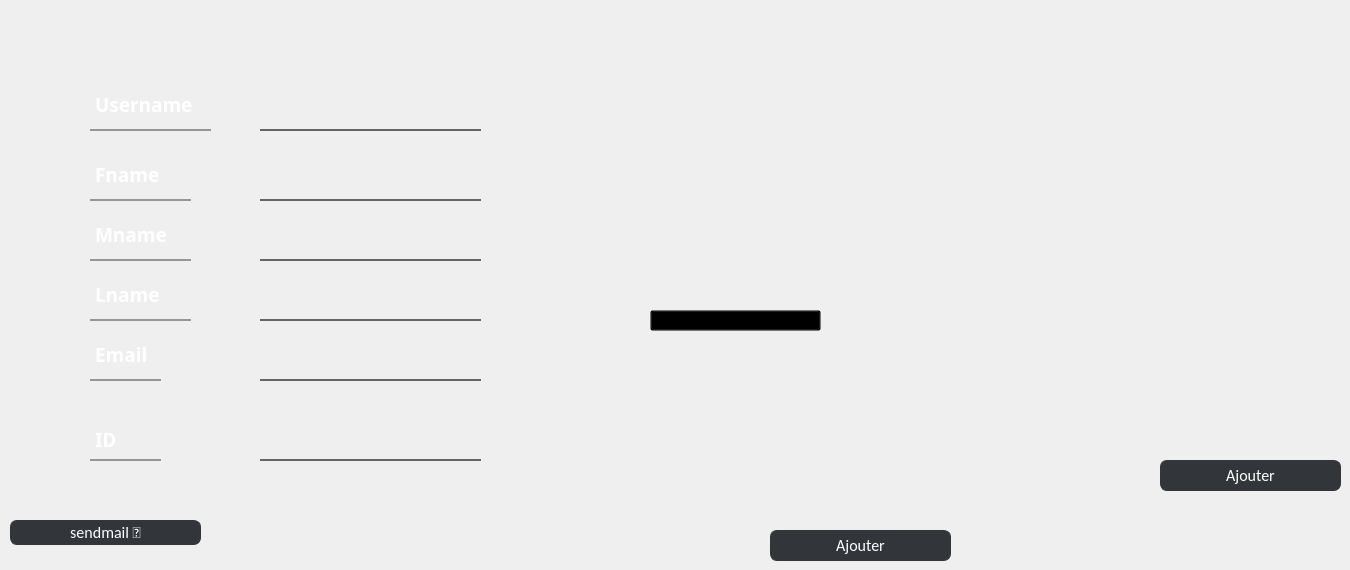
          <widget class="QWidget" name="page_4">
           <widget class="QLabel" name="label_5">
            <property name="geometry">
             <rect>
              <x>90</x>
              <y>80</y>
              <width>121</width>
              <height>51</height>
             </rect>
            </property>
            <property name="font">
             <font>
              <family>Quicksand SemiBold</family>
              <pointsize>14</pointsize>
              <weight>75</weight>
              <bold>true</bold>
             </font>
            </property>
            <property name="styleSheet">
             <string notr="true">border: 0px solid rgb(150, 150,150);; 
border-bottom-width: 2px;
border-radius: px;
background-color: rgba(255, 255, 255, 0);
color: rgb(255, 255, 255);</string>
            </property>
            <property name="text">
             <string>Username</string>
            </property>
           </widget>
           <widget class="QLineEdit" name="lineEdit_username">
            <property name="geometry">
             <rect>
              <x>260</x>
              <y>100</y>
              <width>221</width>
              <height>31</height>
             </rect>
            </property>
            <property name="styleSheet">
             <string notr="true">border: 0px solid rgb(100, 100,100);; 
border-bottom-width: 2px;
border-radius: px;
background-color: rgba(255, 255, 255, 0);
color: rgb(255, 255, 255);</string>
            </property>
            <property name="text">
             <string/>
            </property>
           </widget>
           <widget class="QLabel" name="label_6">
            <property name="geometry">
             <rect>
              <x>90</x>
              <y>150</y>
              <width>101</width>
              <height>51</height>
             </rect>
            </property>
            <property name="font">
             <font>
              <family>Quicksand SemiBold</family>
              <pointsize>14</pointsize>
              <weight>75</weight>
              <bold>true</bold>
             </font>
            </property>
            <property name="styleSheet">
             <string notr="true">border: 0px solid rgb(150, 150,150);; 
border-bottom-width: 2px;
border-radius: px;
background-color: rgba(255, 255, 255, 0);
color: rgb(255, 255, 255);</string>
            </property>
            <property name="text">
             <string>Fname</string>
            </property>
           </widget>
           <widget class="QLabel" name="label_8">
            <property name="geometry">
             <rect>
              <x>90</x>
              <y>210</y>
              <width>101</width>
              <height>51</height>
             </rect>
            </property>
            <property name="font">
             <font>
              <family>Quicksand SemiBold</family>
              <pointsize>14</pointsize>
              <weight>75</weight>
              <bold>true</bold>
             </font>
            </property>
            <property name="styleSheet">
             <string notr="true">border: 0px solid rgb(150, 150,150);; 
border-bottom-width: 2px;
border-radius: px;
background-color: rgba(255, 255, 255, 0);
color: rgb(255, 255, 255);</string>
            </property>
            <property name="text">
             <string>Mname</string>
            </property>
           </widget>
           <widget class="QLabel" name="label_9">
            <property name="geometry">
             <rect>
              <x>90</x>
              <y>270</y>
              <width>101</width>
              <height>51</height>
             </rect>
            </property>
            <property name="font">
             <font>
              <family>Quicksand SemiBold</family>
              <pointsize>14</pointsize>
              <weight>75</weight>
              <bold>true</bold>
             </font>
            </property>
            <property name="styleSheet">
             <string notr="true">border: 0px solid rgb(150, 150,150);; 
border-bottom-width: 2px;
border-radius: px;
background-color: rgba(255, 255, 255, 0);
color: rgb(255, 255, 255);</string>
            </property>
            <property name="text">
             <string>Lname</string>
            </property>
           </widget>
           <widget class="QLabel" name="label_10">
            <property name="geometry">
             <rect>
              <x>90</x>
              <y>330</y>
              <width>71</width>
              <height>51</height>
             </rect>
            </property>
            <property name="font">
             <font>
              <family>Quicksand SemiBold</family>
              <pointsize>14</pointsize>
              <weight>75</weight>
              <bold>true</bold>
             </font>
            </property>
            <property name="styleSheet">
             <string notr="true">border: 0px solid rgb(150, 150,150);; 
border-bottom-width: 2px;
border-radius: px;
background-color: rgba(255, 255, 255, 0);
color: rgb(255, 255, 255);</string>
            </property>
            <property name="text">
             <string>Email</string>
            </property>
           </widget>
           <widget class="QLabel" name="label_11">
            <property name="geometry">
             <rect>
              <x>90</x>
              <y>420</y>
              <width>71</width>
              <height>41</height>
             </rect>
            </property>
            <property name="font">
             <font>
              <family>Quicksand SemiBold</family>
              <pointsize>14</pointsize>
              <weight>75</weight>
              <bold>true</bold>
             </font>
            </property>
            <property name="styleSheet">
             <string notr="true">border: 0px solid rgb(150, 150,150);; 
border-bottom-width: 2px;
border-radius: px;
background-color: rgba(255, 255, 255, 0);
color: rgb(255, 255, 255);</string>
            </property>
            <property name="text">
             <string>ID</string>
            </property>
           </widget>
           <widget class="QLineEdit" name="lineEdit_fname">
            <property name="geometry">
             <rect>
              <x>260</x>
              <y>170</y>
              <width>221</width>
              <height>31</height>
             </rect>
            </property>
            <property name="styleSheet">
             <string notr="true">border: 0px solid rgb(100, 100,100);; 
border-bottom-width: 2px;
border-radius: px;
background-color: rgba(255, 255, 255, 0);
color: rgb(255, 255, 255);</string>
            </property>
            <property name="text">
             <string/>
            </property>
           </widget>
           <widget class="QLineEdit" name="lineEdit_mname">
            <property name="geometry">
             <rect>
              <x>260</x>
              <y>230</y>
              <width>221</width>
              <height>31</height>
             </rect>
            </property>
            <property name="styleSheet">
             <string notr="true">border: 0px solid rgb(100, 100,100);; 
border-bottom-width: 2px;
border-radius: px;
background-color: rgba(255, 255, 255, 0);
color: rgb(255, 255, 255);</string>
            </property>
            <property name="text">
             <string/>
            </property>
           </widget>
           <widget class="QLineEdit" name="lineEdit_lname">
            <property name="geometry">
             <rect>
              <x>260</x>
              <y>290</y>
              <width>221</width>
              <height>31</height>
             </rect>
            </property>
            <property name="styleSheet">
             <string notr="true">border: 0px solid rgb(100, 100,100);; 
border-bottom-width: 2px;
border-radius: px;
background-color: rgba(255, 255, 255, 0);
color: rgb(255, 255, 255);</string>
            </property>
            <property name="text">
             <string/>
            </property>
           </widget>
           <widget class="QLineEdit" name="lineEdit_email">
            <property name="geometry">
             <rect>
              <x>260</x>
              <y>350</y>
              <width>221</width>
              <height>31</height>
             </rect>
            </property>
            <property name="styleSheet">
             <string notr="true">border: 0px solid rgb(100, 100,100);; 
border-bottom-width: 2px;
border-radius: px;
background-color: rgba(255, 255, 255, 0);
color: rgb(255, 255, 255);</string>
            </property>
            <property name="text">
             <string/>
            </property>
           </widget>
           <widget class="QLineEdit" name="lineEdit_ID">
            <property name="geometry">
             <rect>
              <x>260</x>
              <y>430</y>
              <width>221</width>
              <height>31</height>
             </rect>
            </property>
            <property name="styleSheet">
             <string notr="true">border: 0px solid rgb(100, 100,100);; 
border-bottom-width: 2px;
border-radius: px;
background-color: rgba(255, 255, 255, 0);
color: rgb(255, 255, 255);</string>
            </property>
            <property name="text">
             <string/>
            </property>
           </widget>
           <widget class="QLabel" name="label_12">
            <property name="geometry">
             <rect>
              <x>10</x>
              <y>0</y>
              <width>1121</width>
              <height>51</height>
             </rect>
            </property>
            <property name="text">
             <string/>
            </property>
           </widget>
           <widget class="QLabel" name="label_13">
            <property name="geometry">
             <rect>
              <x>210</x>
              <y>0</y>
              <width>901</width>
              <height>51</height>
             </rect>
            </property>
            <property name="text">
             <string/>
            </property>
           </widget>
           <widget class="QLabel" name="label_14">
            <property name="geometry">
             <rect>
              <x>10</x>
              <y>10</y>
              <width>911</width>
              <height>51</height>
             </rect>
            </property>
            <property name="text">
             <string/>
            </property>
           </widget>
           <widget class="QPushButton" name="uplButton_2">
            <property name="geometry">
             <rect>
              <x>650</x>
              <y>310</y>
              <width>171</width>
              <height>21</height>
             </rect>
            </property>
            <property name="font">
             <font>
              <family>Quicksand SemiBold</family>
              <pointsize>12</pointsize>
              <weight>75</weight>
              <bold>true</bold>
             </font>
            </property>
            <property name="styleSheet">
             <string notr="true">background:transparent;</string>
            </property>
            <property name="text">
             <string>UPLOAD PICTURE</string>
            </property>
           </widget>
           <widget class="QLabel" name="label_15">
            <property name="geometry">
             <rect>
              <x>670</x>
              <y>150</y>
              <width>141</width>
              <height>111</height>
             </rect>
            </property>
            <property name="text">
             <string/>
            </property>
           </widget>
           <widget class="QPushButton" name="ajouteremploye">
            <property name="geometry">
             <rect>
              <x>1160</x>
              <y>460</y>
              <width>181</width>
              <height>31</height>
             </rect>
            </property>
            <property name="minimumSize">
             <size>
              <width>151</width>
              <height>0</height>
             </size>
            </property>
            <property name="font">
             <font>
              <family>Calibri</family>
              <pointsize>-1</pointsize>
             </font>
            </property>
            <property name="styleSheet">
             <string notr="true">QPushButton
{
	background-color:rgb(50, 53, 57);
	border-style:solid;
	border-radius:7px;
	border-width:1px;
border-color: rgb(50, 53, 57);
	color:#ffffff;
	font-size:16px;
font-family:Calibri;
}

QPushButton:hover
{
	background-color: #00000000;
	border-color: rgb(30, 227, 0);
	/*color:rgb(30, 227, 0);*/
}

QPushButton:focus
{
	background-color:  rgb(30, 227, 0);
	border-color: rgba(30, 227, 0,0);
	color:rgb(255, 255, 255);
}
</string>
            </property>
            <property name="text">
             <string>Ajouter</string>
            </property>
           </widget>
           <widget class="QPushButton" name="pushButton_2">
            <property name="geometry">
             <rect>
              <x>10</x>
              <y>520</y>
              <width>191</width>
              <height>25</height>
             </rect>
            </property>
            <property name="styleSheet">
             <string notr="true">QPushButton
{
	background-color:rgb(50, 53, 57);
	border-style:solid;
	border-radius:7px;
	border-width:1px;
border-color: rgb(50, 53, 57);
	color:#ffffff;
	font-size:16px;
font-family:Calibri;
}

QPushButton:hover
{
	background-color: #00000000;
	border-color: rgb(30, 227, 0);
	/*color:rgb(30, 227, 0);*/
}

QPushButton:focus
{
	background-color:  rgb(30, 227, 0);
	border-color: rgba(30, 227, 0,0);
	color:rgb(255, 255, 255);
}
</string>
            </property>
            <property name="text">
             <string>sendmail 💌</string>
            </property>
           </widget>
           <widget class="QPushButton" name="ajouteremploye_2">
            <property name="geometry">
             <rect>
              <x>770</x>
              <y>530</y>
              <width>181</width>
              <height>31</height>
             </rect>
            </property>
            <property name="minimumSize">
             <size>
              <width>151</width>
              <height>0</height>
             </size>
            </property>
            <property name="font">
             <font>
              <family>Calibri</family>
              <pointsize>-1</pointsize>
             </font>
            </property>
            <property name="styleSheet">
             <string notr="true">QPushButton
{
	background-color:rgb(50, 53, 57);
	border-style:solid;
	border-radius:7px;
	border-width:1px;
border-color: rgb(50, 53, 57);
	color:#ffffff;
	font-size:16px;
font-family:Calibri;
}

QPushButton:hover
{
	background-color: #00000000;
	border-color: rgb(30, 227, 0);
	/*color:rgb(30, 227, 0);*/
}

QPushButton:focus
{
	background-color:  rgb(30, 227, 0);
	border-color: rgba(30, 227, 0,0);
	color:rgb(255, 255, 255);
}
</string>
            </property>
            <property name="text">
             <string>Ajouter</string>
            </property>
           </widget>
          </widget>
